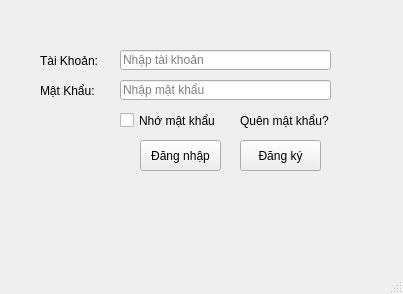
<?xml version="1.0" encoding="UTF-8"?>
<ui version="4.0">
 <class>Login</class>
 <widget class="QMainWindow" name="Login">
  <property name="geometry">
   <rect>
    <x>0</x>
    <y>0</y>
    <width>403</width>
    <height>294</height>
   </rect>
  </property>
  <property name="windowTitle">
   <string>Đăng nhập</string>
  </property>
  <widget class="QWidget" name="centralwidget">
   <widget class="QWidget" name="widget" native="true">
    <property name="geometry">
     <rect>
      <x>10</x>
      <y>10</y>
      <width>371</width>
      <height>221</height>
     </rect>
    </property>
    <widget class="QLabel" name="label">
     <property name="geometry">
      <rect>
       <x>30</x>
       <y>40</y>
       <width>61</width>
       <height>21</height>
      </rect>
     </property>
     <property name="text">
      <string>Tài Khoản:</string>
     </property>
    </widget>
    <widget class="QLabel" name="label_2">
     <property name="geometry">
      <rect>
       <x>30</x>
       <y>70</y>
       <width>61</width>
       <height>21</height>
      </rect>
     </property>
     <property name="text">
      <string>Mật Khẩu:</string>
     </property>
    </widget>
    <widget class="QLineEdit" name="user">
     <property name="geometry">
      <rect>
       <x>110</x>
       <y>40</y>
       <width>211</width>
       <height>20</height>
      </rect>
     </property>
     <property name="placeholderText">
      <string>Nhập tài khoản</string>
     </property>
    </widget>
    <widget class="QPushButton" name="btnDangnhap">
     <property name="geometry">
      <rect>
       <x>130</x>
       <y>130</y>
       <width>81</width>
       <height>31</height>
      </rect>
     </property>
     <property name="text">
      <string>Đăng nhập</string>
     </property>
    </widget>
    <widget class="QCheckBox" name="checkBox">
     <property name="geometry">
      <rect>
       <x>110</x>
       <y>100</y>
       <width>101</width>
       <height>21</height>
      </rect>
     </property>
     <property name="text">
      <string>Nhớ mật khẩu</string>
     </property>
    </widget>
    <widget class="QLineEdit" name="pw">
     <property name="geometry">
      <rect>
       <x>110</x>
       <y>70</y>
       <width>211</width>
       <height>20</height>
      </rect>
     </property>
     <property name="placeholderText">
      <string>Nhập mật khẩu</string>
     </property>
    </widget>
    <widget class="QPushButton" name="tbnDangky">
     <property name="geometry">
      <rect>
       <x>230</x>
       <y>130</y>
       <width>81</width>
       <height>31</height>
      </rect>
     </property>
     <property name="text">
      <string>Đăng ký</string>
     </property>
    </widget>
    <widget class="QLabel" name="label_3">
     <property name="geometry">
      <rect>
       <x>230</x>
       <y>100</y>
       <width>91</width>
       <height>21</height>
      </rect>
     </property>
     <property name="text">
      <string>Quên mật khẩu?</string>
     </property>
    </widget>
   </widget>
  </widget>
  <widget class="QMenuBar" name="menubar">
   <property name="geometry">
    <rect>
     <x>0</x>
     <y>0</y>
     <width>403</width>
     <height>18</height>
    </rect>
   </property>
  </widget>
  <widget class="QStatusBar" name="statusBar"/>
 </widget>
 <resources/>
 <connections/>
</ui>
